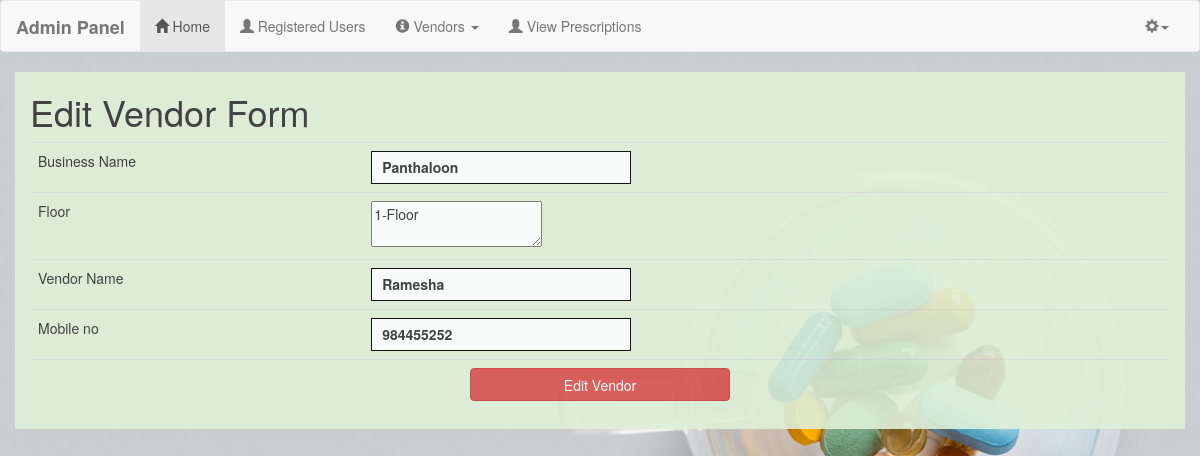
/editvendor.php?vendor_id=1, run on an earlier commit of the app's database.
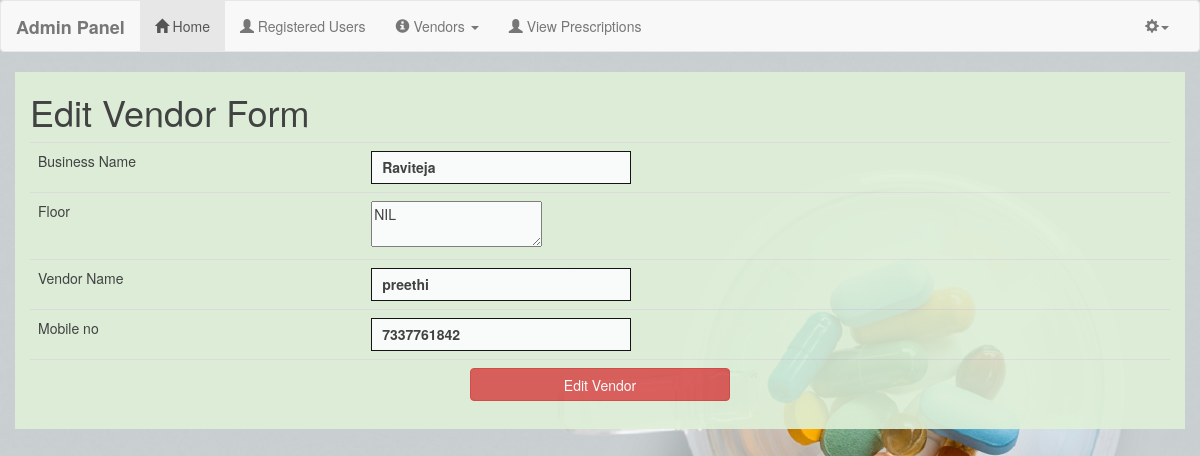
And on a later commit of the database.
### tables this page shows
CREATE TABLE IF NOT EXISTS `vendors` (
  `vendor_id` int(11) NOT NULL AUTO_INCREMENT,
  `catg` varchar(100) NOT NULL,
  `vendor_name` varchar(100) NOT NULL,
  `bunsiness_name` varchar(250) NOT NULL,
  `logo` varchar(100) NOT NULL,
  `contno` varchar(10) NOT NULL,
  `floor` varchar(20) NOT NULL,
  `user_name` varchar(20) NOT NULL,
  `pwd` varchar(20) NOT NULL,
  `about` text NOT NULL,
  PRIMARY KEY (`vendor_id`),
  UNIQUE KEY `user_name` (`user_name`)
);

### db.php (called while the page is built, shortened)
<?php
	function execute( $sql )
	{
			$conn=mysqli_connect('localhost','root','','medicomart');
			$res=$conn->query( $sql );
			return $res;
	}
?>

### editvendor.php (the view, shortened to what this page needs)
<?php
	include_once('adminnavbar.php');
	include_once('db.php');
	$vendor_id=$_REQUEST['vendor_id'];
	if( isset($_REQUEST['submit'] ) )
	{
		$vendor_name=$_REQUEST['vendor_name'];
		$business_name=$_REQUEST['business_name'];
		$contno=$_REQUEST['contno'];
		$floor=$_REQUEST['addr'];
		$sql="update vendors set vendor_name='$vendor_name',floor='$floor',bunsiness_name='$business_name',contno='$contno' where vendor_id='$vendor_id' ";
		$res=execute( $sql );
		echo "<div class='bginfo text-danger'><center><h1>Logo got Updated</h1><br/><br/><a href=viewvendors.php>Return</a></center></div>";
		exit(0);
	}
	else
	{
		$sql="select * from vendors where vendor_id=$vendor_id";
		$res=execute( $sql );
		$row=$res->fetch_object();
		$sfloor=$row->floor;
	}
?>
<div class="container bg-success"  style="opacity:0.9;">
<h1>Edit Vendor Form</h1>
<form name="f1" action="?" method="post" enctype="multipart/form-data">
<table class="table" >
<tr>
<td>Business Name</td>
<td>
<input type="text" name="business_name" required=required placeholder="Ex:- Panthloon "  style="opacity:1.0" value=<?php echo $row->bunsiness_name ?> />
</td>
</tr>
<tr>
<td>Floor</td>
<td>
<textarea name="addr"><?php echo $sfloor ?></textarea>
</td>
</tr>
<tr>
<td>Vendor Name</td>
<td>
<input type="text" name="vendor_name" required=required placeholder="Ex:- Ramesh " value=<?php echo $row->vendor_name ?> />
</td>
</tr>
<tr>
<td>Mobile no</td>
<td>
<input type="text" name="contno" required=required placeholder="Ex:- 9844557896 " value=<?php echo $row->contno ?> />
</td>
</tr>
<tr>
<td colspan="2" align=center >
<input type="submit"  name="submit" value=" Edit Vendor" class="btn btn-danger" />
</td>
</tr>
</table>
</form>
</div>

What changed in the data, as far as the page shows it:
changed vendors: business_name "Panthaloon" → "Raviteja"; addr "1-Floor" → "NIL"; vendor_name "Ramesha" → "preethi"; contno "984455252" → "7337761842"
